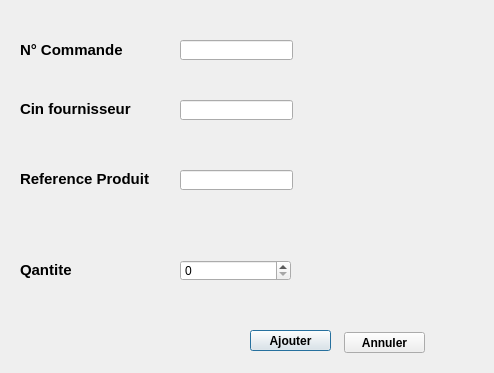
<?xml version="1.0" encoding="UTF-8"?>
<ui version="4.0">
 <class>LigneCommandeFour</class>
 <widget class="QDialog" name="LigneCommandeFour">
  <property name="geometry">
   <rect>
    <x>0</x>
    <y>0</y>
    <width>494</width>
    <height>373</height>
   </rect>
  </property>
  <property name="windowTitle">
   <string>Ajouter LIgne Commande</string>
  </property>
  <property name="styleSheet">
   <string notr="true">background-image: url(:/Arriere/images/inter_article.jpg);</string>
  </property>
  <widget class="QLabel" name="label">
   <property name="geometry">
    <rect>
     <x>20</x>
     <y>40</y>
     <width>111</width>
     <height>21</height>
    </rect>
   </property>
   <property name="text">
    <string>&lt;!DOCTYPE HTML PUBLIC &quot;-//W3C//DTD HTML 4.0//EN&quot; &quot;http://www.w3.org/TR/REC-html40/strict.dtd&quot;&gt;
&lt;html&gt;&lt;head&gt;&lt;meta name=&quot;qrichtext&quot; content=&quot;1&quot; /&gt;&lt;style type=&quot;text/css&quot;&gt;
p, li { white-space: pre-wrap; }
&lt;/style&gt;&lt;/head&gt;&lt;body style=&quot; font-family:'MS Shell Dlg 2'; font-size:8.25pt; font-weight:400; font-style:normal;&quot;&gt;
&lt;p style=&quot; margin-top:0px; margin-bottom:0px; margin-left:0px; margin-right:0px; -qt-block-indent:0; text-indent:0px;&quot;&gt;&lt;span style=&quot; font-size:11pt; font-weight:600;&quot;&gt;N° Commande&lt;/span&gt;&lt;/p&gt;&lt;/body&gt;&lt;/html&gt;</string>
   </property>
  </widget>
  <widget class="QLabel" name="label_2">
   <property name="geometry">
    <rect>
     <x>20</x>
     <y>100</y>
     <width>121</width>
     <height>16</height>
    </rect>
   </property>
   <property name="text">
    <string>&lt;!DOCTYPE HTML PUBLIC &quot;-//W3C//DTD HTML 4.0//EN&quot; &quot;http://www.w3.org/TR/REC-html40/strict.dtd&quot;&gt;
&lt;html&gt;&lt;head&gt;&lt;meta name=&quot;qrichtext&quot; content=&quot;1&quot; /&gt;&lt;style type=&quot;text/css&quot;&gt;
p, li { white-space: pre-wrap; }
&lt;/style&gt;&lt;/head&gt;&lt;body style=&quot; font-family:'MS Shell Dlg 2'; font-size:8.25pt; font-weight:400; font-style:normal;&quot;&gt;
&lt;p style=&quot; margin-top:0px; margin-bottom:0px; margin-left:0px; margin-right:0px; -qt-block-indent:0; text-indent:0px;&quot;&gt;&lt;span style=&quot; font-size:11pt; font-weight:600;&quot;&gt;Cin fournisseur&lt;/span&gt;&lt;/p&gt;&lt;/body&gt;&lt;/html&gt;</string>
   </property>
  </widget>
  <widget class="QSpinBox" name="qteSB">
   <property name="geometry">
    <rect>
     <x>180</x>
     <y>260</y>
     <width>111</width>
     <height>21</height>
    </rect>
   </property>
  </widget>
  <widget class="QLabel" name="label_3">
   <property name="geometry">
    <rect>
     <x>20</x>
     <y>260</y>
     <width>71</width>
     <height>21</height>
    </rect>
   </property>
   <property name="text">
    <string>&lt;!DOCTYPE HTML PUBLIC &quot;-//W3C//DTD HTML 4.0//EN&quot; &quot;http://www.w3.org/TR/REC-html40/strict.dtd&quot;&gt;
&lt;html&gt;&lt;head&gt;&lt;meta name=&quot;qrichtext&quot; content=&quot;1&quot; /&gt;&lt;style type=&quot;text/css&quot;&gt;
p, li { white-space: pre-wrap; }
&lt;/style&gt;&lt;/head&gt;&lt;body style=&quot; font-family:'MS Shell Dlg 2'; font-size:8.25pt; font-weight:400; font-style:normal;&quot;&gt;
&lt;p style=&quot; margin-top:0px; margin-bottom:0px; margin-left:0px; margin-right:0px; -qt-block-indent:0; text-indent:0px;&quot;&gt;&lt;span style=&quot; font-size:11pt; font-weight:600;&quot;&gt;Qantite&lt;/span&gt;&lt;/p&gt;&lt;/body&gt;&lt;/html&gt;</string>
   </property>
  </widget>
  <widget class="QLabel" name="label_4">
   <property name="geometry">
    <rect>
     <x>20</x>
     <y>170</y>
     <width>141</width>
     <height>16</height>
    </rect>
   </property>
   <property name="text">
    <string>&lt;!DOCTYPE HTML PUBLIC &quot;-//W3C//DTD HTML 4.0//EN&quot; &quot;http://www.w3.org/TR/REC-html40/strict.dtd&quot;&gt;
&lt;html&gt;&lt;head&gt;&lt;meta name=&quot;qrichtext&quot; content=&quot;1&quot; /&gt;&lt;style type=&quot;text/css&quot;&gt;
p, li { white-space: pre-wrap; }
&lt;/style&gt;&lt;/head&gt;&lt;body style=&quot; font-family:'MS Shell Dlg 2'; font-size:8.25pt; font-weight:400; font-style:normal;&quot;&gt;
&lt;p style=&quot; margin-top:0px; margin-bottom:0px; margin-left:0px; margin-right:0px; -qt-block-indent:0; text-indent:0px;&quot;&gt;&lt;span style=&quot; font-size:11pt; font-weight:600;&quot;&gt;Reference Produit&lt;/span&gt;&lt;/p&gt;&lt;/body&gt;&lt;/html&gt;</string>
   </property>
  </widget>
  <widget class="QLineEdit" name="numComLE">
   <property name="geometry">
    <rect>
     <x>180</x>
     <y>40</y>
     <width>113</width>
     <height>20</height>
    </rect>
   </property>
  </widget>
  <widget class="QLineEdit" name="CinfouLE">
   <property name="geometry">
    <rect>
     <x>180</x>
     <y>100</y>
     <width>113</width>
     <height>20</height>
    </rect>
   </property>
  </widget>
  <widget class="QLineEdit" name="RefLE">
   <property name="geometry">
    <rect>
     <x>180</x>
     <y>170</y>
     <width>113</width>
     <height>20</height>
    </rect>
   </property>
  </widget>
  <widget class="QPushButton" name="AjoutPB">
   <property name="geometry">
    <rect>
     <x>250</x>
     <y>330</y>
     <width>81</width>
     <height>21</height>
    </rect>
   </property>
   <property name="font">
    <font>
     <weight>75</weight>
     <bold>true</bold>
    </font>
   </property>
   <property name="text">
    <string>Ajouter</string>
   </property>
  </widget>
  <widget class="QPushButton" name="RetPB">
   <property name="geometry">
    <rect>
     <x>344</x>
     <y>332</y>
     <width>81</width>
     <height>21</height>
    </rect>
   </property>
   <property name="font">
    <font>
     <weight>75</weight>
     <bold>true</bold>
    </font>
   </property>
   <property name="text">
    <string>Annuler</string>
   </property>
  </widget>
 </widget>
 <resources/>
 <connections/>
</ui>
